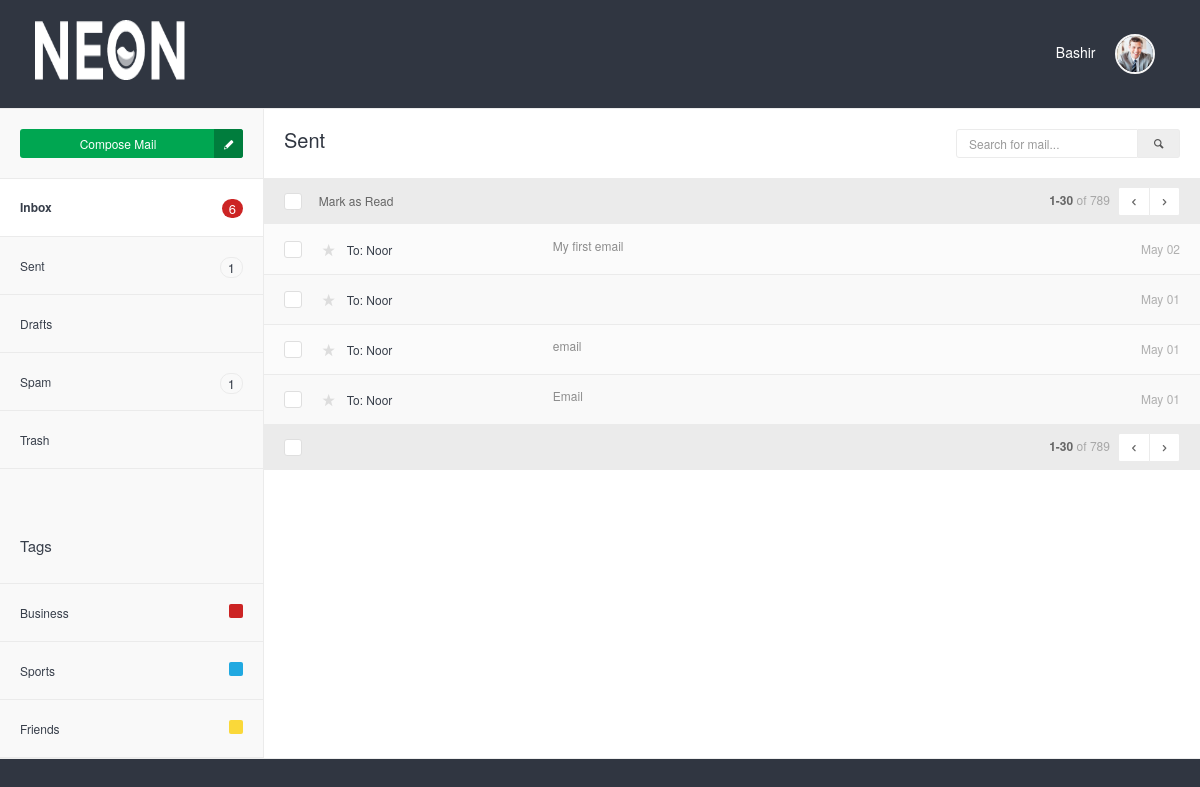
/sendEmail.php (signed in), run on the app's committed database.
### tables this page shows
CREATE TABLE `user` (
  `id` int(11) NOT NULL,
  `username` varchar(250) NOT NULL,
  `email` varchar(250) NOT NULL,
  `full_name` varchar(250) NOT NULL,
  `phone` varchar(250) NOT NULL,
  `password` varchar(250) NOT NULL
);

CREATE TABLE `emails` (
  `id` int(11) NOT NULL,
  `senderID` int(11) NOT NULL,
  `senderEmail` varchar(250) NOT NULL,
  `emailSubject` mediumtext NOT NULL,
  `emailBody` longtext NOT NULL,
  `receiverID` int(11) NOT NULL,
  `receiverEmail` varchar(250) NOT NULL,
  `date` varchar(50) NOT NULL DEFAULT current_timestamp(),
  `time` varchar(50) NOT NULL,
  `read_status` int(1) NOT NULL DEFAULT 0,
  `favorite` int(1) NOT NULL DEFAULT 0
);

### support/session.php (called while the page is built, shortened)
<?php
include 'connection.php';
if(isset($_SESSION['login_user'])){
    $login_user= $_SESSION['login_user'];
    $query = "SELECT  * from user where email = '$login_user'" ;
    $result = mysqli_query($con, $query);
    $row = mysqli_fetch_assoc($result);
    $userEmail = $row['email'];
    $fullName = $row['full_name'];
}else{
    header('Location: index.php');
}
?>

### support/sent_action.php (called while the page is built)
<?php
include 'connection.php';
$select = "SELECT * FROM `emails` where `senderEmail` = '$userEmail' ORDER BY `date` DESC, `time` DESC";
$result = mysqli_query($con, $select);
?>

### sendEmail.php (the view, shortened to what this page needs)
<?php
include('support/connection.php');
include('support/session.php');
include('support/sent_action.php');
?>
<!DOCTYPE html>
<html lang="en">
    <head>
        <link rel="stylesheet" href="assets/js/jquery-ui/css/no-theme/jquery-ui-1.10.3.custom.min.css" id="style-resource-1">
        <link rel="stylesheet" href="assets/css/font-icons/entypo/css/entypo.css" id="style-resource-2">
        <link rel="stylesheet" href="assets/css/bootstrap.css" id="style-resource-4">
        <link rel="stylesheet" href="assets/css/neon-core.css" id="style-resource-5">
        <link rel="stylesheet" href="assets/css/neon-theme.css" id="style-resource-6">
        <link rel="stylesheet" href="assets/css/neon-forms.css" id="style-resource-7">
        <link rel="stylesheet" href="assets/css/custom.css" id="style-resource-8">
    </head>
    <body class="page-body" data-url="https://demo.neontheme.com">
        <div class="page-container">
            <div class="main-content" style="background-color: #303641" >
                <?php include ('topbar.php') ?>
                <div class="mail-env" style="background-color: white">
                    <div class="mail-body"> <div class="mail-header">
                        <h3 class="mail-title">Sent </h3>
                        <form method="get" role="form" class="mail-search">
                            <div class="input-group"> <input type="text" class="form-control" name="s" placeholder="Search for mail..." />
                                <div class="input-group-addon"> <i class="entypo-search"></i> </div>
                            </div>
                        </form>
                    </div>
                    <table class="table mail-table">
                        <thead>
                            <tr>
                                <th width="5%"> <div class="checkbox checkbox-replace"> <input type="checkbox" /> </div> </th>
                                <th colspan="4"> <div class="mail-select-options">Mark as Read</div> <div class="mail-pagination" colspan="2"> <strong>1-30</strong> <span>of 789</span> <div class="btn-group"> <a href="#" class="btn btn-sm btn-white"><i class="entypo-left-open"></i></a> <a href="#" class="btn btn-sm btn-white"><i class="entypo-right-open"></i></a> </div> </div> </th>
                            </tr>
                        </thead>
                        <tbody>
                            <?php
                                 while($row = $result->fetch_assoc()){
                                    $date = $row['date'];
                                    $time = $row['time'];
                                    $favorite = $row['favorite'];
                                    $receiverEmail = $row['receiverEmail'];
                                    $emailSubject = $row['emailSubject'];
                                    $timezone = new DateTime("now", new DateTimeZone('Asia/Karachi') );
                                    $current_date =  $timezone->format('M d');
                                    if($current_date == $date) {
                                        $datetime = $time;
                                    }else{
                                        $datetime = $date;
                                    }
                                    $sql_ = "SELECT `full_name` FROM `user` WHERE email = '$receiverEmail'";
                                    $result_ = mysqli_query($con, $sql_);
                                    $r = mysqli_fetch_assoc($result_);
                                    $reciverName = $r['full_name'];
                            ?>
                                <tr>
                                    <td> <div class="checkbox checkbox-replace"> <input type="checkbox" /> </div> </td>
                                    <td class="col-name">
                                        <a href="#" class="star <?php if($favorite == 1){ ?> stared <?php } ?> "> <i class="entypo-star"></i> </a>
                                        <a href="message.php" class="col-name"><?php echo "To: ".$reciverName; ?> &nbsp;
                                        </a>
                                    </td>
                                    <td class="col-subject"> <a href="message.php"><?php echo $emailSubject; ?></a> </td>
                                    <td class="col-time"><?php echo $datetime; ?></td>
                                </tr>
                            <?php } ?>
                        </tbody>
                        <tfoot>
                            <tr>
                                <th width="5%"> <div class="checkbox checkbox-replace"> <input type="checkbox" /> </div> </th>
                                <th colspan="4">
                                    <div class="mail-pagination" colspan="2">
                                        <strong>1-30</strong> <span>of 789</span>
                                        <div class="btn-group">
                                            <a href="#" class="btn btn-sm btn-white"><i class="entypo-left-open"></i></a>
                                            <a href="#" class="btn btn-sm btn-white"><i class="entypo-right-open"></i></a>
                                        </div>
                                    </div>
                                </th>
                            </tr>
                        </tfoot>
                    </table>
                </div>
                <?php include ('sidebar.php') ?>
            </div>
            <hr/>
        </div>
    </body>
</html>

### topbar.php (shortened to what this page needs)
<div class="row">
    <div class="col-md-12 col-sm-12 clearfix">
        <div class="col-md-6 col-sm-6 col-xs-6 clearfix">
            <ul class="user-info pull-left pull-none-xsm" >
                <li>
                    <header class="logo-env">
                        <div class="logo">
                            <a href="inbox.php"> <img src="assets/images/logo%402x.png" width="150" height="60" alt="" /> </a>
                        </div>
                    </header>
                </li>
            </ul>
        </div>
        <div class="col-md-6 col-sm-6 col-xs-6 clearfix">
            <ul class="list-inline links-list pull-right">
                <li class="profile-info dropdown">
                    <a href="#" class="dropdown-toggle" data-toggle="dropdown" style="color: white">
                    <?php echo $fullName ?> &nbsp;&nbsp;&nbsp;  <img src="assets/images/thumb-1%402x.png" alt="" class="img-circle" width="40" />
                    </a>
                </li>
            </ul>
        </div>
    </div>
</div>

### data on the page
user: full_name "Bashir"
emails: user.full_name "Noor", emailSubject "My first email", date "May 02"
emails: user.full_name "Noor", date "May 01"
emails: user.full_name "Noor", emailSubject "email", date "May 01"
emails: user.full_name "Noor", emailSubject "Email", date "May 01"
